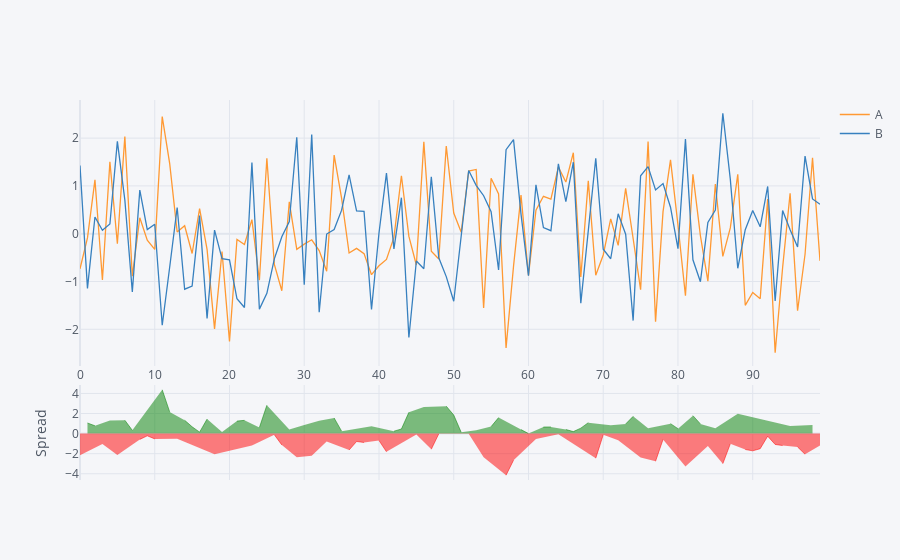

Notebook source saved alongside this figure:
### Code cell
df[['A', 'B']].iplot(kind = 'spread')
